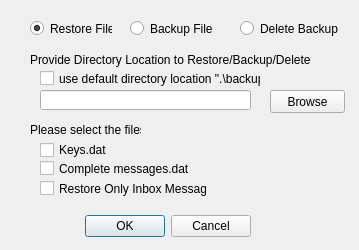
<?xml version="1.0" encoding="UTF-8"?>
<ui version="4.0">
 <class>BackupRestore</class>
 <widget class="QDialog" name="BackupRestore">
  <property name="enabled">
   <bool>true</bool>
  </property>
  <property name="geometry">
   <rect>
    <x>0</x>
    <y>0</y>
    <width>359</width>
    <height>250</height>
   </rect>
  </property>
  <property name="windowTitle">
   <string>Dialog</string>
  </property>
  <widget class="QDialogButtonBox" name="BackupRestorebuttonBox">
   <property name="geometry">
    <rect>
     <x>-90</x>
     <y>210</y>
     <width>341</width>
     <height>32</height>
    </rect>
   </property>
   <property name="orientation">
    <enum>Qt::Horizontal</enum>
   </property>
   <property name="standardButtons">
    <set>QDialogButtonBox::Cancel|QDialogButtonBox::Ok</set>
   </property>
  </widget>
  <widget class="QRadioButton" name="radioButton_Restore">
   <property name="geometry">
    <rect>
     <x>30</x>
     <y>20</y>
     <width>82</width>
     <height>17</height>
    </rect>
   </property>
   <property name="text">
    <string>Restore Files</string>
   </property>
   <property name="checked">
    <bool>true</bool>
   </property>
  </widget>
  <widget class="QRadioButton" name="radioButton_Backup">
   <property name="geometry">
    <rect>
     <x>130</x>
     <y>20</y>
     <width>82</width>
     <height>17</height>
    </rect>
   </property>
   <property name="text">
    <string>Backup Files</string>
   </property>
   <property name="checked">
    <bool>false</bool>
   </property>
  </widget>
  <widget class="QCheckBox" name="checkBox_keys">
   <property name="enabled">
    <bool>true</bool>
   </property>
   <property name="geometry">
    <rect>
     <x>40</x>
     <y>140</y>
     <width>70</width>
     <height>20</height>
    </rect>
   </property>
   <property name="text">
    <string>Keys.dat</string>
   </property>
  </widget>
  <widget class="QCheckBox" name="checkBox_messages">
   <property name="enabled">
    <bool>true</bool>
   </property>
   <property name="geometry">
    <rect>
     <x>40</x>
     <y>160</y>
     <width>171</width>
     <height>17</height>
    </rect>
   </property>
   <property name="text">
    <string>Complete messages.dat</string>
   </property>
  </widget>
  <widget class="QLabel" name="label">
   <property name="enabled">
    <bool>true</bool>
   </property>
   <property name="geometry">
    <rect>
     <x>30</x>
     <y>120</y>
     <width>111</width>
     <height>20</height>
    </rect>
   </property>
   <property name="text">
    <string>Please select the files</string>
   </property>
  </widget>
  <widget class="QCheckBox" name="checkBox_inbox_only">
   <property name="enabled">
    <bool>true</bool>
   </property>
   <property name="geometry">
    <rect>
     <x>40</x>
     <y>180</y>
     <width>167</width>
     <height>17</height>
    </rect>
   </property>
   <property name="text">
    <string>Restore Only Inbox Messages</string>
   </property>
   <property name="checkable">
    <bool>true</bool>
   </property>
  </widget>
  <widget class="QRadioButton" name="radioButton_DeleteBackup">
   <property name="geometry">
    <rect>
     <x>240</x>
     <y>20</y>
     <width>101</width>
     <height>17</height>
    </rect>
   </property>
   <property name="text">
    <string>Delete Backup</string>
   </property>
  </widget>
  <widget class="QLabel" name="label_2">
   <property name="enabled">
    <bool>true</bool>
   </property>
   <property name="geometry">
    <rect>
     <x>30</x>
     <y>50</y>
     <width>321</width>
     <height>20</height>
    </rect>
   </property>
   <property name="text">
    <string>Provide Directory Location to Restore/Backup/Delete </string>
   </property>
  </widget>
  <widget class="QLineEdit" name="lineEdit_directory_name">
   <property name="enabled">
    <bool>true</bool>
   </property>
   <property name="geometry">
    <rect>
     <x>40</x>
     <y>90</y>
     <width>211</width>
     <height>20</height>
    </rect>
   </property>
  </widget>
  <widget class="QPushButton" name="pushButton_browse">
   <property name="enabled">
    <bool>true</bool>
   </property>
   <property name="geometry">
    <rect>
     <x>270</x>
     <y>90</y>
     <width>75</width>
     <height>23</height>
    </rect>
   </property>
   <property name="text">
    <string>Browse</string>
   </property>
  </widget>
  <widget class="QCheckBox" name="checkBox_Default_directory">
   <property name="enabled">
    <bool>true</bool>
   </property>
   <property name="geometry">
    <rect>
     <x>40</x>
     <y>70</y>
     <width>221</width>
     <height>17</height>
    </rect>
   </property>
   <property name="text">
    <string>use default directory location &quot;.\backup&quot;</string>
   </property>
  </widget>
 </widget>
 <resources/>
 <connections>
  <connection>
   <sender>radioButton_Restore</sender>
   <signal>clicked(bool)</signal>
   <receiver>checkBox_keys</receiver>
   <slot>setEnabled(bool)</slot>
   <hints>
    <hint type="sourcelabel">
     <x>154</x>
     <y>28</y>
    </hint>
    <hint type="destinationlabel">
     <x>82</x>
     <y>172</y>
    </hint>
   </hints>
  </connection>
  <connection>
   <sender>radioButton_Restore</sender>
   <signal>clicked(bool)</signal>
   <receiver>checkBox_messages</receiver>
   <slot>setEnabled(bool)</slot>
   <hints>
    <hint type="sourcelabel">
     <x>132</x>
     <y>27</y>
    </hint>
    <hint type="destinationlabel">
     <x>46</x>
     <y>191</y>
    </hint>
   </hints>
  </connection>
  <connection>
   <sender>radioButton_Backup</sender>
   <signal>clicked(bool)</signal>
   <receiver>checkBox_keys</receiver>
   <slot>setEnabled(bool)</slot>
   <hints>
    <hint type="sourcelabel">
     <x>60</x>
     <y>25</y>
    </hint>
    <hint type="destinationlabel">
     <x>102</x>
     <y>168</y>
    </hint>
   </hints>
  </connection>
  <connection>
   <sender>radioButton_Backup</sender>
   <signal>clicked(bool)</signal>
   <receiver>checkBox_messages</receiver>
   <slot>setEnabled(bool)</slot>
   <hints>
    <hint type="sourcelabel">
     <x>106</x>
     <y>28</y>
    </hint>
    <hint type="destinationlabel">
     <x>121</x>
     <y>193</y>
    </hint>
   </hints>
  </connection>
  <connection>
   <sender>radioButton_Backup</sender>
   <signal>clicked(bool)</signal>
   <receiver>checkBox_inbox_only</receiver>
   <slot>setEnabled(bool)</slot>
   <hints>
    <hint type="sourcelabel">
     <x>58</x>
     <y>28</y>
    </hint>
    <hint type="destinationlabel">
     <x>152</x>
     <y>212</y>
    </hint>
   </hints>
  </connection>
  <connection>
   <sender>radioButton_Restore</sender>
   <signal>clicked(bool)</signal>
   <receiver>checkBox_inbox_only</receiver>
   <slot>setEnabled(bool)</slot>
   <hints>
    <hint type="sourcelabel">
     <x>150</x>
     <y>27</y>
    </hint>
    <hint type="destinationlabel">
     <x>62</x>
     <y>208</y>
    </hint>
   </hints>
  </connection>
  <connection>
   <sender>radioButton_Backup</sender>
   <signal>clicked(bool)</signal>
   <receiver>checkBox_inbox_only</receiver>
   <slot>setEnabled(bool)</slot>
   <hints>
    <hint type="sourcelabel">
     <x>58</x>
     <y>22</y>
    </hint>
    <hint type="destinationlabel">
     <x>206</x>
     <y>204</y>
    </hint>
   </hints>
  </connection>
  <connection>
   <sender>checkBox_messages</sender>
   <signal>clicked(bool)</signal>
   <receiver>checkBox_inbox_only</receiver>
   <slot>setDisabled(bool)</slot>
   <hints>
    <hint type="sourcelabel">
     <x>168</x>
     <y>189</y>
    </hint>
    <hint type="destinationlabel">
     <x>168</x>
     <y>201</y>
    </hint>
   </hints>
  </connection>
  <connection>
   <sender>checkBox_inbox_only</sender>
   <signal>clicked(bool)</signal>
   <receiver>checkBox_messages</receiver>
   <slot>setDisabled(bool)</slot>
   <hints>
    <hint type="sourcelabel">
     <x>44</x>
     <y>210</y>
    </hint>
    <hint type="destinationlabel">
     <x>45</x>
     <y>186</y>
    </hint>
   </hints>
  </connection>
  <connection>
   <sender>radioButton_DeleteBackup</sender>
   <signal>clicked(bool)</signal>
   <receiver>checkBox_keys</receiver>
   <slot>setDisabled(bool)</slot>
   <hints>
    <hint type="sourcelabel">
     <x>240</x>
     <y>36</y>
    </hint>
    <hint type="destinationlabel">
     <x>106</x>
     <y>176</y>
    </hint>
   </hints>
  </connection>
  <connection>
   <sender>radioButton_DeleteBackup</sender>
   <signal>clicked(bool)</signal>
   <receiver>checkBox_messages</receiver>
   <slot>setDisabled(bool)</slot>
   <hints>
    <hint type="sourcelabel">
     <x>262</x>
     <y>34</y>
    </hint>
    <hint type="destinationlabel">
     <x>210</x>
     <y>194</y>
    </hint>
   </hints>
  </connection>
  <connection>
   <sender>radioButton_DeleteBackup</sender>
   <signal>clicked(bool)</signal>
   <receiver>checkBox_inbox_only</receiver>
   <slot>setDisabled(bool)</slot>
   <hints>
    <hint type="sourcelabel">
     <x>286</x>
     <y>30</y>
    </hint>
    <hint type="destinationlabel">
     <x>203</x>
     <y>213</y>
    </hint>
   </hints>
  </connection>
  <connection>
   <sender>radioButton_Backup</sender>
   <signal>clicked(bool)</signal>
   <receiver>checkBox_inbox_only</receiver>
   <slot>setHidden(bool)</slot>
   <hints>
    <hint type="sourcelabel">
     <x>91</x>
     <y>33</y>
    </hint>
    <hint type="destinationlabel">
     <x>109</x>
     <y>208</y>
    </hint>
   </hints>
  </connection>
  <connection>
   <sender>radioButton_Restore</sender>
   <signal>clicked(bool)</signal>
   <receiver>checkBox_inbox_only</receiver>
   <slot>setVisible(bool)</slot>
   <hints>
    <hint type="sourcelabel">
     <x>136</x>
     <y>32</y>
    </hint>
    <hint type="destinationlabel">
     <x>81</x>
     <y>213</y>
    </hint>
   </hints>
  </connection>
  <connection>
   <sender>checkBox_Default_directory</sender>
   <signal>clicked(bool)</signal>
   <receiver>lineEdit_directory_name</receiver>
   <slot>setDisabled(bool)</slot>
   <hints>
    <hint type="sourcelabel">
     <x>204</x>
     <y>75</y>
    </hint>
    <hint type="destinationlabel">
     <x>246</x>
     <y>102</y>
    </hint>
   </hints>
  </connection>
  <connection>
   <sender>BackupRestorebuttonBox</sender>
   <signal>accepted()</signal>
   <receiver>BackupRestore</receiver>
   <slot>accept()</slot>
   <hints>
    <hint type="sourcelabel">
     <x>118</x>
     <y>230</y>
    </hint>
    <hint type="destinationlabel">
     <x>157</x>
     <y>138</y>
    </hint>
   </hints>
  </connection>
  <connection>
   <sender>BackupRestorebuttonBox</sender>
   <signal>rejected()</signal>
   <receiver>BackupRestore</receiver>
   <slot>reject()</slot>
   <hints>
    <hint type="sourcelabel">
     <x>186</x>
     <y>230</y>
    </hint>
    <hint type="destinationlabel">
     <x>272</x>
     <y>138</y>
    </hint>
   </hints>
  </connection>
  <connection>
   <sender>checkBox_Default_directory</sender>
   <signal>clicked(bool)</signal>
   <receiver>pushButton_browse</receiver>
   <slot>setDisabled(bool)</slot>
   <hints>
    <hint type="sourcelabel">
     <x>214</x>
     <y>82</y>
    </hint>
    <hint type="destinationlabel">
     <x>325</x>
     <y>92</y>
    </hint>
   </hints>
  </connection>
 </connections>
</ui>
